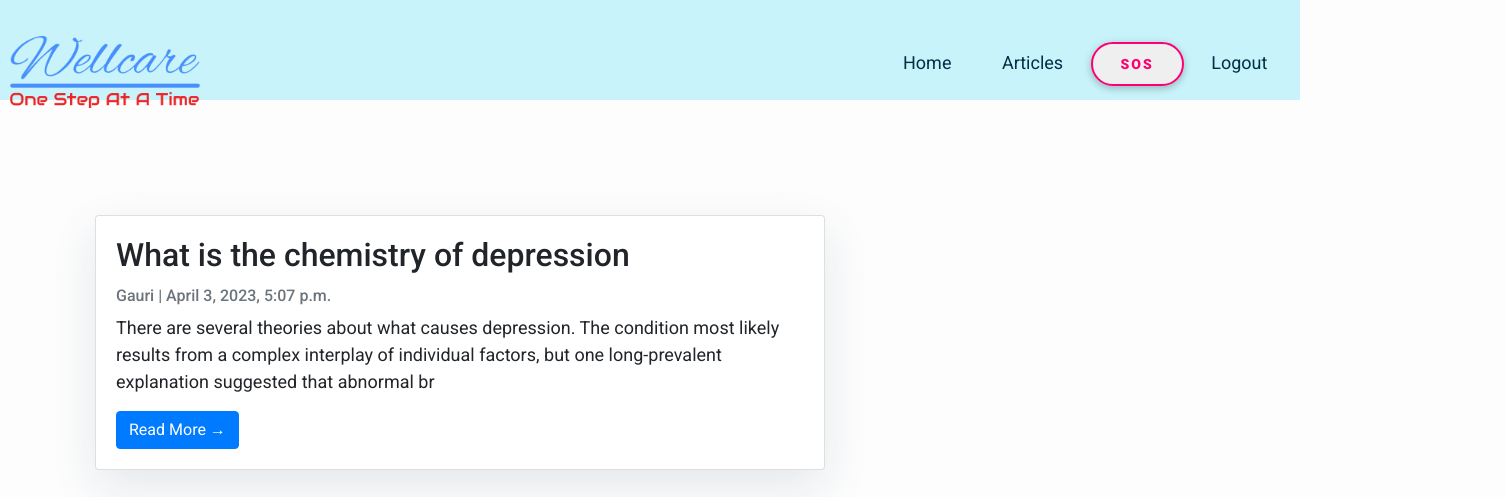
Screenshot of /blog/ with the database file from the repository.
### blog/models.py (models this page shows, shortened)
class Post(models.Model):
    title = models.CharField(max_length=200, unique=True)
    slug = models.SlugField(max_length=200, unique=True)
    author = models.ForeignKey(User, on_delete= models.CASCADE,related_name='blog_posts')
    updated_on = models.DateTimeField(auto_now= True)
    content = models.TextField()
    created_on = models.DateTimeField(auto_now_add=True)
    status = models.IntegerField(choices=STATUS, default=0)
    class Meta:
        ordering = ['-created_on']

### blog/views.py (the view)
# urls.py: path('', views.PostList.as_view(), name='blog_home'),
class PostList(generic.ListView):
    queryset = Post.objects.filter(status=1).order_by('-created_on')
    template_name = 'blog_index.html'

### templates/blog_index.html (shortened to what this page needs)
{% extends "blog_base.html" %}
{% block content %}
{% load static %}
<div class="container2">
    <div class="navbar2">
        <img src="{% static 'logo.png' %}" class="logo">
            <nav>
                <ul>
                    <li><a href="afterlogin.html">Home</a></li>
                    <li><a href="blog_index.html">Articles</a></li>
                    <button class="button1" onclick="sos()"> SOS</button>
                    <li><a href="login.html">Logout</a></li>
                </ul>
            </nav>
    </div>
<div class="container">
    <div class="row">
        <div class="col-md-8 mt-3 left">
            {% for post in post_list %}
            <div class="card mb-4">
                <div class="card-body">
                    <h2 class="card-title">{{ post.title }}</h2>
                    <p class="card-text text-muted h6">{{ post.author }} | {{ post.created_on}} </p>
                    <p class="card-text">{{post.content|slice:":200" }}</p>
                    <a href="{% url 'blog_post_detail' post.slug  %}" class="btn btn-primary">Read More &rarr;</a>
                </div>
            </div>
            {% endfor %}
        </div>
    </div>
</div>
</div>
{%endblock%}

### templates/blog_base.html (style rules this page uses)
body { font-family: "Roboto", sans-serif; font-size: 17px; background-color: #fdfdfd; }

### templates/blog_index.html (style rules this page uses)
body { font-family: "Roboto", sans-serif; font-size: 18px; background-color: #fdfdfd; }
.container { margin-top:55px; }
.card { box-shadow: 0 16px 48px #E3E7EB; }
.container2 { height: 100px; width: 1300px; border: none; background-color: #c8f3fa; align-items: center; }
.navbar2 { width: 115%; height: 18vh; margin:auto; display: flex; align-items: center; font-size: large; }
.logo { width: 200px; cursor: pointer; padding-left: 10px; }
nav { flex:1.5; padding-left: 440px; }
nav ul li { display: inline-block; list-style: none; margin: 0px 23px; }
nav ul li a { text-decoration: none; color: #023047; }
.button1 { font-size: 14px; letter-spacing: 2px; text-transform: uppercase; display: inline-block; text-align: center; font-weight: bold; padding: 0.7em 2em; border: 2px solid #FF0072; border-radius: 22px; position: relative; box-shadow: 0 2px 10px rgba(0, 0, 0, 0.16), 0 3px 6px rgba(0, 0, 0, 0.1); color: #FF0072; text-decoration: none; transition: 0.3s ease all; z-index: 1; font-weight: 1000; }
.button1:before { transition: 0.5s all ease; position: absolute; top: 0; left: 50%; right: 50%; bottom: 0; opacity: 0; content: ''; background-color: #FF0072; z-index: -1; border-radius: 22px; }

### rows the page displays
Post: title "What is the chemistry of depression", author "Gauri", created_on "April 3, 2023, 5:07 p.m.", content "There are several theories about what causes depression. The condition most likely results from a complex interplay of individual factors, but one long-prevalent explanation suggested that abnormal br"
